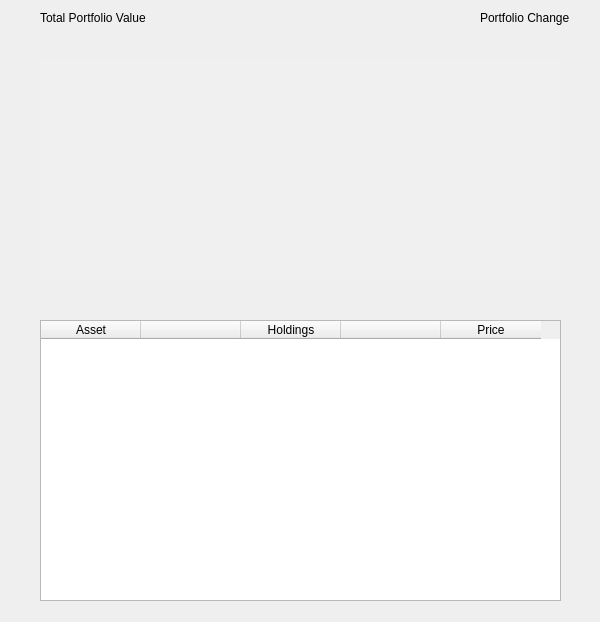
<?xml version="1.0" encoding="UTF-8"?>
<ui version="4.0">
 <class>PortfolioWindow</class>
 <widget class="QDialog" name="PortfolioWindow">
  <property name="geometry">
   <rect>
    <x>0</x>
    <y>0</y>
    <width>600</width>
    <height>622</height>
   </rect>
  </property>
  <property name="windowTitle">
   <string>Dialog</string>
  </property>
  <property name="styleSheet">
   <string notr="true"/>
  </property>
  <widget class="QWidget" name="Portfolio_Graph" native="true">
   <property name="geometry">
    <rect>
     <x>40</x>
     <y>60</y>
     <width>521</width>
     <height>221</height>
    </rect>
   </property>
   <property name="styleSheet">
    <string notr="true">background-color: rgb(240, 240, 240)</string>
   </property>
  </widget>
  <widget class="QLabel" name="label">
   <property name="geometry">
    <rect>
     <x>40</x>
     <y>10</y>
     <width>111</width>
     <height>16</height>
    </rect>
   </property>
   <property name="text">
    <string>Total Portfolio Value</string>
   </property>
  </widget>
  <widget class="QLabel" name="label_2">
   <property name="geometry">
    <rect>
     <x>480</x>
     <y>10</y>
     <width>91</width>
     <height>16</height>
    </rect>
   </property>
   <property name="text">
    <string>Portfolio Change</string>
   </property>
  </widget>
  <widget class="QTableWidget" name="tableWidget">
   <property name="geometry">
    <rect>
     <x>40</x>
     <y>320</y>
     <width>521</width>
     <height>281</height>
    </rect>
   </property>
   <property name="styleSheet">
    <string notr="true"/>
   </property>
   <column>
    <property name="text">
     <string>Asset</string>
    </property>
   </column>
   <column>
    <property name="text">
     <string/>
    </property>
   </column>
   <column>
    <property name="text">
     <string>Holdings</string>
    </property>
   </column>
   <column>
    <property name="text">
     <string/>
    </property>
   </column>
   <column>
    <property name="text">
     <string>Price</string>
    </property>
   </column>
  </widget>
 </widget>
 <resources/>
 <connections/>
</ui>
